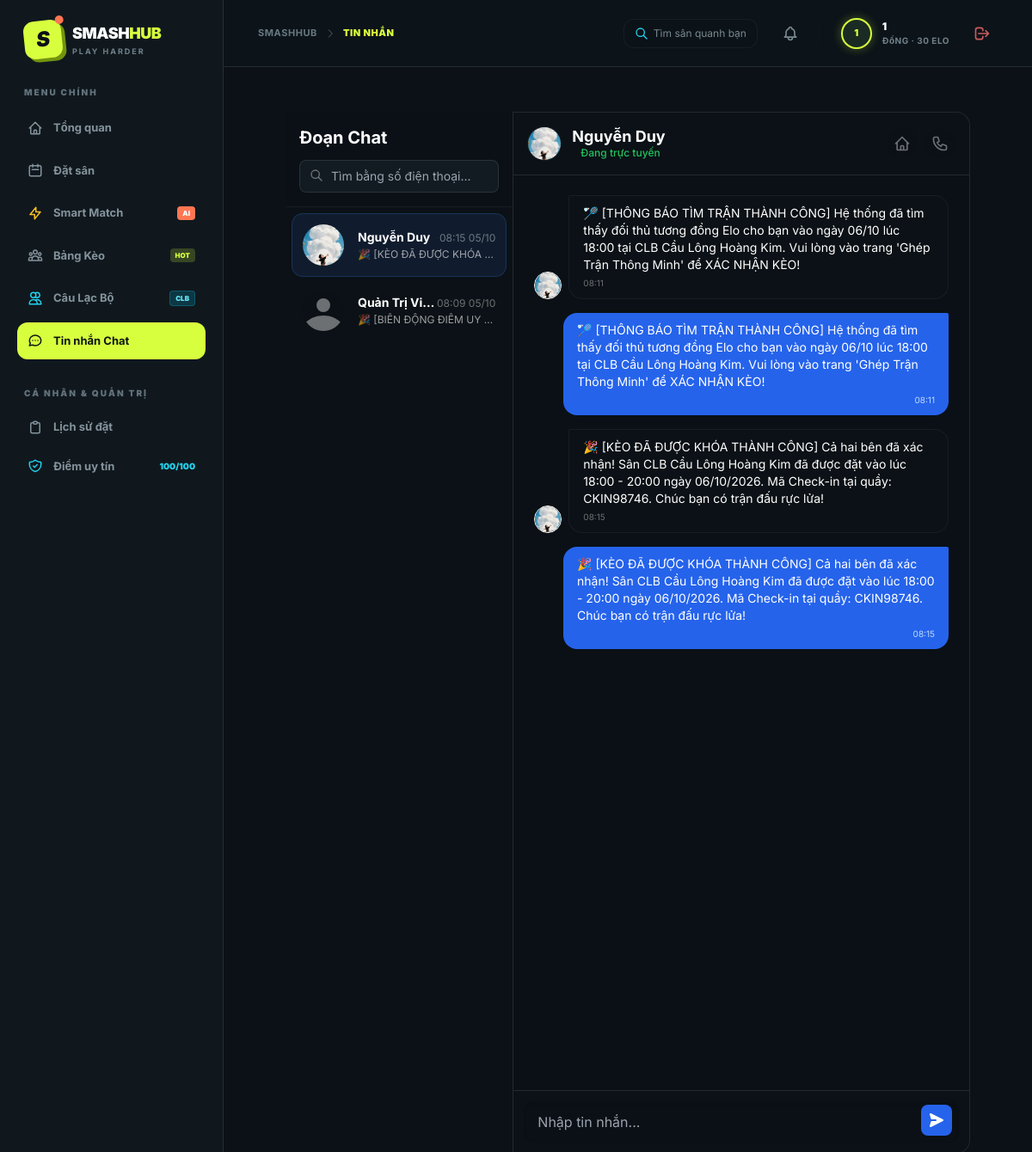
/index.php?action=chat&user=14 (signed in), run on the app's committed database.
### tables this page shows
CREATE TABLE IF NOT EXISTS `users` (
  `id` int(11) NOT NULL AUTO_INCREMENT,
  `username` varchar(50) NOT NULL,
  `password` varchar(255) NOT NULL,
  `role` enum('user','staff','owner','admin') DEFAULT 'user',
  `name` varchar(255) NOT NULL,
  `phone` varchar(20) DEFAULT NULL,
  `avatar_url` varchar(255) DEFAULT NULL,
  `skill_level` tinyint(1) NOT NULL DEFAULT '3' COMMENT '1: Mới chơi, 2: TB Yếu, 3: Trung bình, 4: Khá, 5: Bán chuyên',
  `preferred_format` varchar(50) DEFAULT 'Đánh Đôi' COMMENT 'Đánh Đơn, Đánh Đôi, Giao lưu nhóm',
  `district` varchar(100) DEFAULT 'Bình Thạnh',
  `latitude` decimal(10,8) DEFAULT NULL,
  `longitude` decimal(11,8) DEFAULT NULL,
  `location_address` varchar(255) DEFAULT '',
  `reputation_score` int(11) NOT NULL DEFAULT '100' COMMENT 'Thang điểm Uy Tín Fair-Play từ 0 - 100',
  `penalty_until` datetime DEFAULT NULL COMMENT 'Thời hạn tạm khóa tính năng tìm trận do vi phạm',
  `created_at` timestamp NOT NULL DEFAULT CURRENT_TIMESTAMP,
  `owner_id` int(11) DEFAULT NULL COMMENT 'ID của Chủ sân quản lý',
  `assigned_pitch_id` int(11) DEFAULT NULL COMMENT 'ID của Cụm sân phụ trách',
  PRIMARY KEY (`id`),
  UNIQUE KEY `username` (`username`)
);

CREATE TABLE IF NOT EXISTS `user_scores` (
  `user_id` int(11) NOT NULL,
  `season` varchar(20) NOT NULL,
  `points` int(11) DEFAULT '0',
  `highest_points` int(11) DEFAULT '0',
  PRIMARY KEY (`user_id`,`season`)
);

CREATE TABLE IF NOT EXISTS `messages` (
  `id` int(11) NOT NULL AUTO_INCREMENT,
  `sender_id` int(11) NOT NULL,
  `receiver_id` int(11) NOT NULL,
  `content` text NOT NULL,
  `is_read` tinyint(1) DEFAULT '0',
  `created_at` timestamp NOT NULL DEFAULT CURRENT_TIMESTAMP,
  PRIMARY KEY (`id`),
  KEY `sender_id` (`sender_id`),
  KEY `receiver_id` (`receiver_id`)
);

### views/user/chat.php (the view, shortened to what the rows shown need)
<div class="max-w-7xl mx-auto py-6 sm:px-6 lg:px-8 h-[calc(100vh-80px)] flex">
    <div class="w-1/3 bg-[#0b1116] border-r border-white/10 flex flex-col rounded-l-2xl shadow-none">
        <div class="p-4 border-b border-white/5 bg-[#0b1116]/5 flex-shrink-0">
            <h2 class="text-xl font-bold text-white">Đoạn Chat</h2>
        </div>
        <div class="overflow-y-auto flex-1 p-2 space-y-1">
            <?php if(count($contacts) > 0): ?>
                <?php foreach($contacts as $c): ?>
                    <a href="index.php?action=chat&user=<?php echo $c['contact_id']; ?>"
                       class="flex items-center p-3 rounded-xl hover:bg-[#0b1116]/5 transition <?php echo (isset($active_user) && $active_user['id'] == $c['contact_id']) ? 'bg-blue-500/10 ring-1 ring-blue-500/30' : ''; ?>">
                        <div class="relative w-12 h-12 rounded-full overflow-hidden bg-[#0b1116]/10 flex-shrink-0">
                            <?php if(!empty($c['avatar_url'])): ?>
                                <img src="<?php echo htmlspecialchars($c['avatar_url']); ?>" class="w-full h-full object-cover">
                            <?php else: ?>
                                <svg class="w-full h-full text-white/40" fill="currentColor" viewBox="0 0 24 24"><path d="M24 20.993V24H0v-2.996A14.977 14.977 0 0112.004 15c4.904 0 9.26 2.354 11.996 5.993zM16.002 8.999a4 4 0 11-8 0 4 4 0 018 0z"/></svg>
                            <?php endif; ?>
                        </div>
                        <div class="ml-4 flex-1 min-w-0">
                            <div class="flex justify-between items-baseline mb-0.5">
                                <h4 class="text-sm font-bold text-white truncate"><?php echo htmlspecialchars($c['name']); ?></h4>
                                <span class="text-xs text-white/40 flex-shrink-0"><?php echo date('H:i d/m', strtotime($c['created_at'])); ?></span>
                            </div>
                            <p class="text-xs text-white/60 truncate <?php echo ($c['is_read'] == 0 && $c['sender_id'] != $_SESSION['user_id']) ? 'font-bold text-white' : ''; ?>">
                                <?php echo htmlspecialchars($c['last_message']); ?>
                            </p>
                        </div>
                    </a>
                <?php endforeach; ?>
            <?php else: ?>
                <div class="text-center p-4 text-white/40 text-sm mt-10">Chưa có cuộc trò chuyện nào.</div>
            <?php endif; ?>
        </div>
    </div>
    <div class="w-2/3 bg-[#0b1116]/5 flex flex-col rounded-r-2xl shadow-none border border-l-0 border-white/10 relative">
        <?php if($active_user): ?>
            <div class="p-4 bg-[#0b1116] border-b border-white/10 flex items-center justify-between shadow-none z-10 absolute top-0 w-full rounded-tr-2xl">
                <div class="flex items-center">
                    <div class="w-10 h-10 rounded-full overflow-hidden bg-[#0b1116]/10 flex-shrink-0 border border-white/5">
                        <?php if(!empty($active_user['avatar_url'])): ?>
                            <img src="<?php echo htmlspecialchars($active_user['avatar_url']); ?>" class="w-full h-full object-cover">
                        <?php else: ?>
                            <svg class="w-full h-full text-white/40" fill="currentColor" viewBox="0 0 24 24"><path d="M24 20.993V24H0v-2.996A14.977 14.977 0 0112.004 15c4.904 0 9.26 2.354 11.996 5.993zM16.002 8.999a4 4 0 11-8 0 4 4 0 018 0z"/></svg>
                        <?php endif; ?>
                    </div>
                    <div class="ml-3">
                        <h3 class="text-lg font-bold text-white leading-tight"><?php echo htmlspecialchars($active_user['name']); ?></h3>
                        <p class="text-xs font-medium text-green-500 flex items-center">
                            <span class="w-1.5 h-1.5 bg-green-500/100/100/100 rounded-full mr-1"></span> Đang trực tuyến
                        </p>
                    </div>
                </div>
                <div class="flex space-x-2">
                    <a href="index.php?action=matchmaking" class="text-white/40 hover:text-blue-500 transition p-2 bg-[#0b1116]/5 rounded-full">
                        <svg class="w-5 h-5" fill="none" stroke="currentColor" viewBox="0 0 24 24"><path stroke-linecap="round" stroke-linejoin="round" stroke-width="2" d="M3 12l2-2m0 0l7-7 7 7M5 10v10a1 1 0 001 1h3m10-11l2 2m-2-2v10a1 1 0 01-1 1h-3m-6 0a1 1 0 001-1v-4a1 1 0 011-1h2a1 1 0 011 1v4a1 1 0 001 1m-6 0h6"></path></svg>
                    </a>
                    <a href="tel:<?php echo htmlspecialchars($active_user['phone']); ?>" class="text-white/40 hover:text-green-500 transition p-2 bg-[#0b1116]/5 rounded-full">
                    </a>
                </div>
            </div>
            <div id="messagesArea" class="flex-1 p-6 overflow-y-auto space-y-4 mt-[72px] mb-[70px]">
                <?php foreach($messages as $m): ?>
                    <?php if($m['sender_id'] == $_SESSION['user_id']): ?>
                        <div class="flex justify-end">
                            <div class="bg-blue-600 text-white rounded-2xl rounded-tr-sm px-4 py-2.5 max-w-md shadow-none">
                                <p class="text-sm"><?php echo nl2br(htmlspecialchars($m['content'])); ?></p>
                                <span class="text-[10px] text-blue-200 mt-1 block text-right"><?php echo date('H:i', strtotime($m['created_at'])); ?></span>
                            </div>
                        </div>
                    <?php else: ?>
                        <div class="flex justify-start">
                            <div class="w-8 h-8 rounded-full overflow-hidden bg-[#0b1116]/10 flex-shrink-0 mt-auto mr-2 border border-white shadow-none">
                                <?php if(!empty($m['avatar_url'])): ?>
                                    <img src="<?php echo htmlspecialchars($m['avatar_url']); ?>" class="w-full h-full object-cover">
                                <?php else: ?>
                                    <svg class="w-full h-full text-white/40" fill="currentColor" viewBox="0 0 24 24"><path d="M24 20.993V24H0v-2.996A14.977 14.977 0 0112.004 15c4.904 0 9.26 2.354 11.996 5.993zM16.002 8.999a4 4 0 11-8 0 4 4 0 018 0z"/></svg>
                                <?php endif; ?>
                            </div>
                            <div class="bg-[#0b1116] border border-white/5 text-white rounded-2xl rounded-tl-sm px-4 py-2.5 max-w-md shadow-none">
                                <p class="text-sm"><?php echo nl2br(htmlspecialchars($m['content'])); ?></p>
                                <span class="text-[10px] text-white/40 mt-1 block"><?php echo date('H:i', strtotime($m['created_at'])); ?></span>
                            </div>
                        </div>
                    <?php endif; ?>
                <?php endforeach; ?>
            </div>
            <div class="p-3 bg-[#0b1116] border-t border-white/10 absolute bottom-0 w-full rounded-br-2xl">
                <form id="chatForm" class="flex items-end gap-2 relative">
                    <textarea id="msgContent" rows="1" class="w-full bg-[#0b1116]/10 border-transparent focus:bg-[#0b1116] focus:ring-2 focus:ring-blue-500 focus:border-blue-500 rounded-xl py-3 pl-4 pr-12 resize-none transition-all shadow-inner" placeholder="Nhập tin nhắn..." required></textarea>
                    <button type="submit" class="p-2 bg-blue-600 hover:bg-blue-700 text-white rounded-lg transition shadow-none absolute right-2 bottom-2">
                        <svg class="w-5 h-5 transform rotate-90" fill="currentColor" viewBox="0 0 20 20"><path d="M10.894 2.553a1 1 0 00-1.788 0l-7 14a1 1 0 001.169 1.409l5-1.429A1 1 0 009 15.571V11a1 1 0 112 0v4.571a1 1 0 00.725.962l5 1.428a1 1 0 001.17-1.408l-7-14z"></path></svg>
                    </button>
                </form>
            </div>
        <?php endif; ?>
    </div>
</div>

### views/layout.php (shortened to what the rows shown need)
<?php
$clean_user_name = '';
$user_role = $_SESSION['user_role'] ?? 'guest';
$user_initials = 'KH';
$user_badge_text = 'GUEST PLAYER';
$user_elo_pts = 600;
$user_rep_val = 100;
$current_action = $_GET['action'] ?? 'home';
if (isset($_SESSION['user_id'])) {
    $clean_user_name = trim(preg_replace('/\s*\(.*?\)/', '', $_SESSION['user_name'] ?? 'Vận động viên'));
    $words = explode(' ', $clean_user_name);
    $user_initials = '';
    foreach (array_slice($words, -2) as $w) {
        $user_initials .= mb_substr($w, 0, 1, 'UTF-8');
    }
    $user_initials = mb_strtoupper($user_initials, 'UTF-8');
    if (class_exists('Database')) {
        try {
            $db_inst = (new Database())->getConnection();
            if (class_exists('Ranking')) {
                $rk_inst = new Ranking($db_inst);
                $pts = $rk_inst->getSeasonHighestPoints($_SESSION['user_id'], Ranking::getCurrentSeason());
                if ($pts > 0) $user_elo_pts = $pts;
                $rk_name = $rk_inst->getRankName($user_elo_pts);
                if ($user_role === 'user') {
                    $user_badge_text = strtoupper($rk_name) . ' · ' . $user_elo_pts . ' ELO';
                } else {
                    $role_names = ['staff' => 'NHÂN VIÊN SÂN', 'owner' => 'CHỦ CỤM SÂN', 'admin' => 'ADMIN TỔNG'];
                    $user_badge_text = $role_names[$user_role] ?? strtoupper($user_role);
                }
            }
            if (class_exists('Reputation')) {
                $rp_inst = new Reputation($db_inst);
                $rep_data = $rp_inst->getUserReputation($_SESSION['user_id']);
                $user_rep_val = $rep_data['score'];
            }
        } catch (Exception $e) {}
    }
}
?>
<!DOCTYPE html>
<html lang="vi" class="dark scroll-smooth">
<head>
    <script src="https://cdn.tailwindcss.com"></script>
</head>
<body class="bg-[#0b1116] text-white selection:bg-[#d8ff3e] selection:text-[#0b1116] min-h-screen flex flex-col antialiased">
    <aside id="sidebar" class="fixed inset-y-0 left-0 z-50 flex w-[260px] flex-col border-r border-white/10 bg-[#10181e] px-5 py-6 transition-transform duration-300 -translate-x-full lg:translate-x-0">
        <nav class="mt-3 space-y-1.5">
            <?php if(isset($_SESSION['user_id'])): ?>
                <?php if($user_role === 'user'): ?>
                    <a href="index.php?action=my_bookings" class="flex items-center gap-3 rounded-xl px-3 py-2.5 text-[13px] font-bold transition <?php echo ($current_action == 'my_bookings') ? 'bg-[#d8ff3e] text-[#0d1715]' : 'text-[#84939b] hover:bg-[#0b1116]/5 hover:text-white'; ?>">
                        <svg class="w-[18px] h-[18px]" fill="none" stroke="currentColor" viewBox="0 0 24 24"><path stroke-linecap="round" stroke-linejoin="round" stroke-width="2" d="M9 5H7a2 2 0 00-2 2v12a2 2 0 002 2h10a2 2 0 002-2V7a2 2 0 00-2-2h-2M9 5a2 2 0 002 2h2a2 2 0 002-2M9 5a2 2 0 012-2h2a2 2 0 012 2"></path></svg>
                        <span>Lịch sử đặt</span>
                    </a>
                    <a href="index.php?action=user_profile" class="flex items-center gap-3 rounded-xl px-3 py-2.5 text-[13px] font-bold transition <?php echo ($current_action == 'user_profile') ? 'bg-[#d8ff3e] text-[#0d1715]' : 'text-[#84939b] hover:bg-[#0b1116]/5 hover:text-white'; ?>">
                        <span class="flex-1">Điểm uy tín</span>
                        <span class="text-[10px] font-black text-cyan-400"><?php echo $user_rep_val; ?>/100</span>
                    </a>
                <?php endif; ?>
            <?php endif; ?>
        </nav>
    </aside>
    <section class="lg:pl-[260px] flex-1 flex flex-col min-h-screen">
        <header class="sticky top-0 z-30 flex h-[78px] items-center justify-between border-b border-white/10 bg-[#0d151b]/85 px-4 sm:px-8 lg:px-10 backdrop-blur-xl">
            <div class="flex items-center gap-4 sm:gap-5">
                <?php if(isset($_SESSION['user_id'])): ?>
                    <a href="index.php?action=user_profile" class="flex items-center gap-3 group">
                        <div class="flex h-9 w-9 items-center justify-center rounded-full border-2 border-[#d8ff3e] bg-[#1a2b24] text-[11px] font-black text-[#d8ff3e] shadow-[0_0_12px_rgba(216,255,62,0.3)]">
                            <?php echo $user_initials; ?>
                        </div>
                        <div class="hidden text-left sm:block">
                            <div class="text-[12px] font-black group-hover:text-[#d8ff3e] transition"><?php echo htmlspecialchars($clean_user_name); ?></div>
                            <div class="text-[10px] font-bold text-[#71818a] tracking-wider"><?php echo $user_badge_text; ?></div>
                        </div>
                    </a>
                    <a href="index.php?action=logout" title="Đăng xuất" class="p-2 rounded-xl text-red-400/80 hover:text-red-400 hover:bg-red-500/10 transition">
                        <svg class="w-5 h-5" fill="none" stroke="currentColor" viewBox="0 0 24 24"><path stroke-linecap="round" stroke-linejoin="round" stroke-width="2" d="M17 16l4-4m0 0l-4-4m4 4H7m6 4v1a3 3 0 01-3 3H6a3 3 0 01-3-3V7a3 3 0 013-3h4a3 3 0 013 3v1"></path></svg>
                    </a>
                <?php endif; ?>
            </div>
        </header>
        <main class="flex-1 w-full max-w-[1400px] mx-auto px-4 sm:px-8 lg:px-10 py-7">
            <?php require_once 'views/' . $content; ?>
        </main>
    </section>
</body>
</html>

### data on the page
users: reputation_score "100"
user_scores: user_badge_text "ĐồNG · 30 ELO"
users: avatar_url (picture), name "Nguyễn Duy", created_at "08:15 05/10", last_message "🎉 [KÈO ĐÃ ĐƯỢC KHÓA…"
users: name "Quản Trị Viên", created_at "08:09 05/10", last_message "🎉 [BIẾN ĐỘNG ĐIỂM UY…"
messages: users.avatar_url (picture), content "🏸 [THÔNG BÁO TÌM TRẬN THÀNH CÔNG] Hệ thống đã tìm thấy đối thủ tương đồng Elo cho bạn vào ngày 06/10 lúc 18:00 tại CLB Cầu Lông Hoàng Kim. Vui lòng vào trang 'Ghép Trận Thông Minh' để XÁC NHẬN KÈO!", created_at "08:11"
messages: content "🏸 [THÔNG BÁO TÌM TRẬN THÀNH CÔNG] Hệ thống đã tìm thấy đối thủ tương đồng Elo cho bạn vào ngày 06/10 lúc 18:00 tại CLB Cầu Lông Hoàng Kim. Vui lòng vào trang 'Ghép Trận Thông Minh' để XÁC NHẬN KÈO!", created_at "08:11"
messages: users.avatar_url (picture), content "🎉 [KÈO ĐÃ ĐƯỢC KHÓA THÀNH CÔNG] Cả hai bên đã xác nhận! Sân CLB Cầu Lông Hoàng Kim đã được đặt vào lúc 18:00 - 20:00 ngày 06/10/2026. Mã Check-in tại quầy: CKIN98746. Chúc bạn có trận đấu rực lửa!", created_at "08:15"
messages: content "🎉 [KÈO ĐÃ ĐƯỢC KHÓA THÀNH CÔNG] Cả hai bên đã xác nhận! Sân CLB Cầu Lông Hoàng Kim đã được đặt vào lúc 18:00 - 20:00 ngày 06/10/2026. Mã Check-in tại quầy: CKIN98746. Chúc bạn có trận đấu rực lửa!", created_at "08:15"

### other printed values
$page_title "TIN NHẮN"
$user_initials "1"
$clean_user_name "1"
